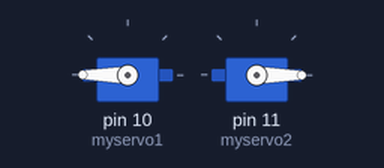
The sketch below on a simulated Arduino Uno, built with avr-gcc and run on an emulated ATmega328P. Parts: 2 × servo.

Above: at 0.05 s.
At 4.1 s:
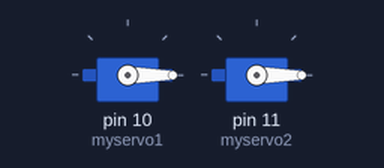
Timing chart, 0 to 5.4 s (numbered marks = the images above):
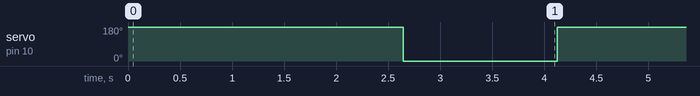

The sketch:

idk.ino
```cpp
#include <Servo.h>

Servo myservo1;
Servo myservo2;

void forward() {
  for ( int i=0; i<122 ; i++) {
    myservo1.write(180);
    myservo2.write(0);
    delay(20);
  }
  delay(200);
}

void right() {
  for ( int i=0; i<64 ; i++) {
    myservo1.write(0);
    myservo2.write(0);
    delay(20);
  }
  delay(200);
}

void setup() {
  myservo1.attach(10);
  myservo2.attach(11);
}

void loop() {
  forward();
//  left();
  right();
//  backwards();
//     halt();
}
```

Measured:
- by itself, servo on pin 10 (myservo1): alternates 180° for 2.6 s and 0° for 1.5 s
